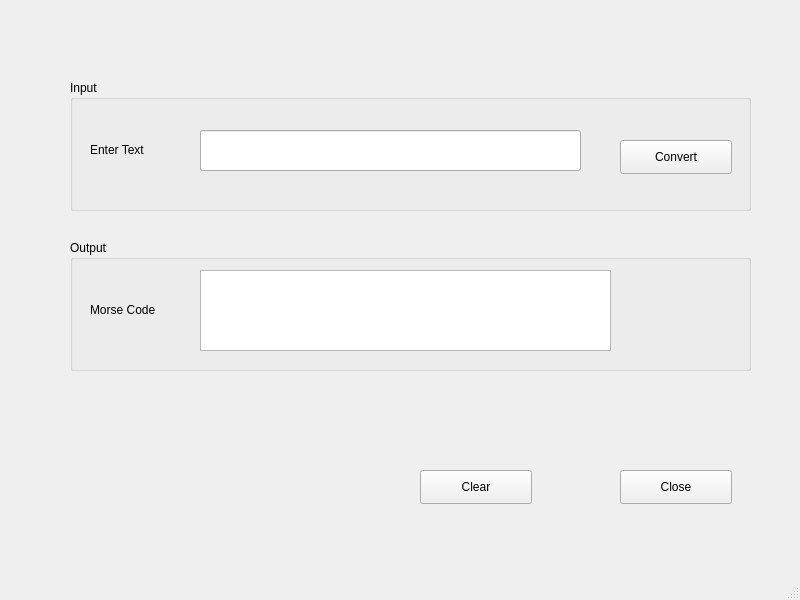
<?xml version="1.0" encoding="UTF-8"?>
<ui version="4.0">
 <class>MorseConverter</class>
 <widget class="QMainWindow" name="MorseConverter">
  <property name="geometry">
   <rect>
    <x>0</x>
    <y>0</y>
    <width>800</width>
    <height>600</height>
   </rect>
  </property>
  <property name="windowTitle">
   <string>Morse Converter</string>
  </property>
  <widget class="QWidget" name="centralwidget">
   <widget class="QGroupBox" name="groupBox">
    <property name="geometry">
     <rect>
      <x>70</x>
      <y>80</y>
      <width>681</width>
      <height>131</height>
     </rect>
    </property>
    <property name="title">
     <string>Input</string>
    </property>
    <widget class="QLabel" name="label_text">
     <property name="geometry">
      <rect>
       <x>20</x>
       <y>60</y>
       <width>81</width>
       <height>20</height>
      </rect>
     </property>
     <property name="text">
      <string>Enter Text</string>
     </property>
    </widget>
    <widget class="QPushButton" name="pushButton_convert">
     <property name="geometry">
      <rect>
       <x>550</x>
       <y>60</y>
       <width>112</width>
       <height>34</height>
      </rect>
     </property>
     <property name="text">
      <string>Convert</string>
     </property>
    </widget>
    <widget class="QLineEdit" name="lineEdit_text">
     <property name="geometry">
      <rect>
       <x>130</x>
       <y>50</y>
       <width>381</width>
       <height>41</height>
      </rect>
     </property>
     <property name="font">
      <font>
       <pointsize>12</pointsize>
      </font>
     </property>
    </widget>
   </widget>
   <widget class="QGroupBox" name="groupBox_2">
    <property name="geometry">
     <rect>
      <x>70</x>
      <y>240</y>
      <width>681</width>
      <height>131</height>
     </rect>
    </property>
    <property name="title">
     <string>Output</string>
    </property>
    <widget class="QLabel" name="label_2">
     <property name="geometry">
      <rect>
       <x>20</x>
       <y>60</y>
       <width>91</width>
       <height>20</height>
      </rect>
     </property>
     <property name="text">
      <string>Morse Code</string>
     </property>
    </widget>
    <widget class="QTextEdit" name="textEdit_text">
     <property name="geometry">
      <rect>
       <x>130</x>
       <y>30</y>
       <width>411</width>
       <height>81</height>
      </rect>
     </property>
     <property name="font">
      <font>
       <pointsize>12</pointsize>
      </font>
     </property>
    </widget>
   </widget>
   <widget class="QPushButton" name="pushButton_close">
    <property name="geometry">
     <rect>
      <x>620</x>
      <y>470</y>
      <width>112</width>
      <height>34</height>
     </rect>
    </property>
    <property name="text">
     <string>Close</string>
    </property>
   </widget>
   <widget class="QPushButton" name="pushButton_clear">
    <property name="geometry">
     <rect>
      <x>420</x>
      <y>470</y>
      <width>112</width>
      <height>34</height>
     </rect>
    </property>
    <property name="text">
     <string>Clear</string>
    </property>
   </widget>
  </widget>
  <widget class="QMenuBar" name="menubar">
   <property name="geometry">
    <rect>
     <x>0</x>
     <y>0</y>
     <width>800</width>
     <height>30</height>
    </rect>
   </property>
  </widget>
  <widget class="QStatusBar" name="statusbar"/>
 </widget>
 <resources/>
 <connections>
  <connection>
   <sender>pushButton_close</sender>
   <signal>clicked()</signal>
   <receiver>MorseConverter</receiver>
   <slot>close()</slot>
   <hints>
    <hint type="sourcelabel">
     <x>689</x>
     <y>519</y>
    </hint>
    <hint type="destinationlabel">
     <x>757</x>
     <y>551</y>
    </hint>
   </hints>
  </connection>
  <connection>
   <sender>pushButton_clear</sender>
   <signal>clicked()</signal>
   <receiver>textEdit_text</receiver>
   <slot>clear()</slot>
   <hints>
    <hint type="sourcelabel">
     <x>485</x>
     <y>522</y>
    </hint>
    <hint type="destinationlabel">
     <x>466</x>
     <y>374</y>
    </hint>
   </hints>
  </connection>
  <connection>
   <sender>pushButton_clear</sender>
   <signal>clicked()</signal>
   <receiver>lineEdit_text</receiver>
   <slot>clear()</slot>
   <hints>
    <hint type="sourcelabel">
     <x>515</x>
     <y>502</y>
    </hint>
    <hint type="destinationlabel">
     <x>461</x>
     <y>182</y>
    </hint>
   </hints>
  </connection>
 </connections>
</ui>
